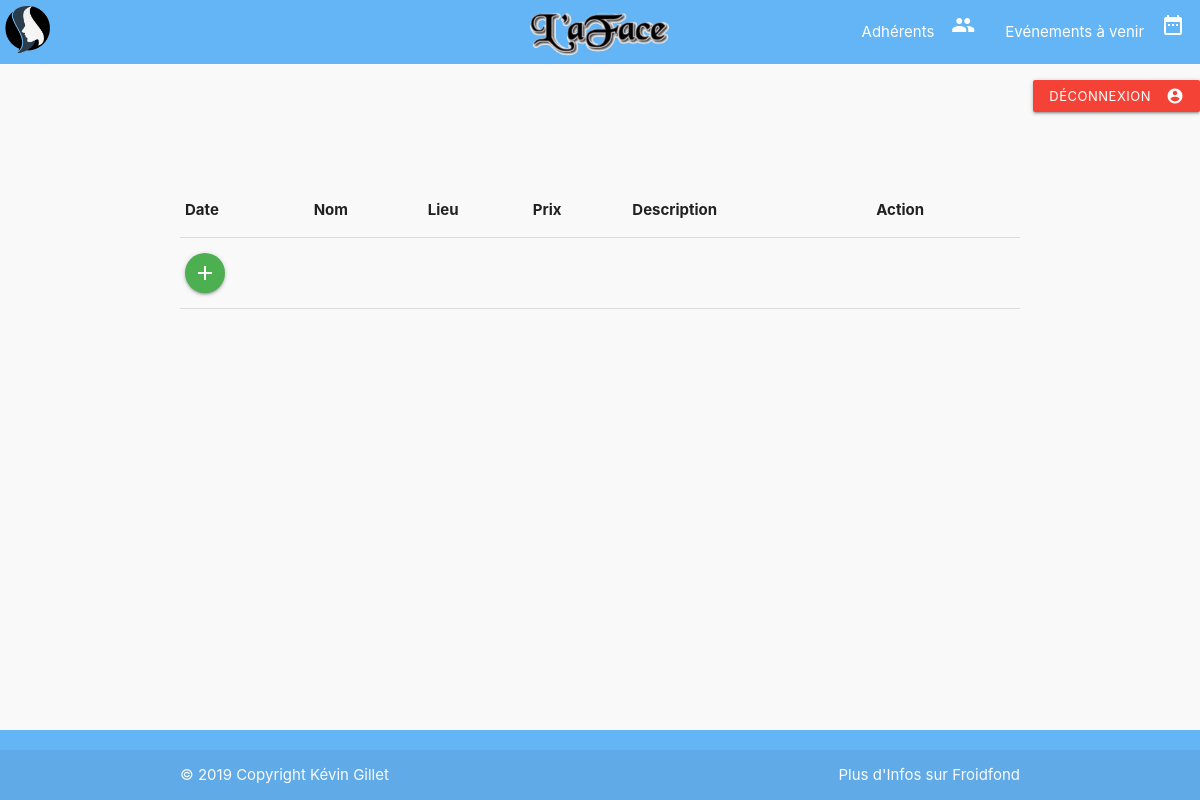
Before: /admin/management/event.php (signed in) with the older database file.
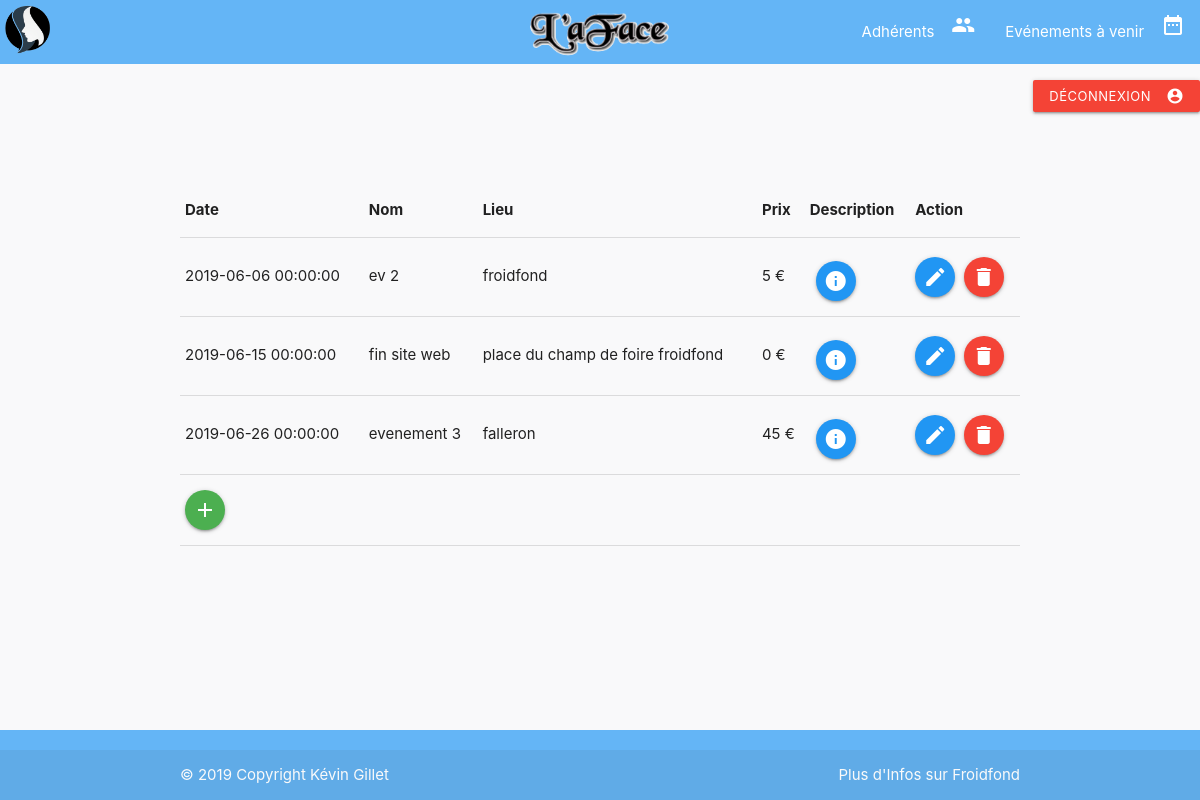
After: the same page with the newer database file.
### tables this page shows
CREATE TABLE `evenement` (
  `idEvenement` int(11) NOT NULL,
  `nomEvenement` varchar(100) NOT NULL,
  `dateEvenement` datetime NOT NULL,
  `lieuEvenement` varchar(100) NOT NULL,
  `prixEntreeEvenement` float NOT NULL,
  `descriptionEvenement` text NOT NULL
);

### admin/management/event.php (the view, shortened to what this page needs)
<?php
include '../../modal/header.php';
?>
<?php require_once '../../config/config.php';
$db = new PDO("mysql:host=" . Config::DB_SERVER . ";dbname=" . Config::DB_NAME
, Config::DB_USERNAME, Config::DB_PASSWORD, array(PDO::MYSQL_ATTR_INIT_COMMAND => "SET NAMES 'utf8'"));
$sql_query = "SELECT ev.dateEvenement, ev.descriptionEvenement, ev.nomEvenement, ev.lieuEvenement, ev.prixEntreeEvenement, ev.idEvenement
FROM evenement ev ORDER BY ev.dateEvenement ASC";
$result = $db->prepare($sql_query);
$result->execute();
$events = $result->fetchAll();
?>
      <main>
        <a href="../logout.php" class="waves-effect waves-light btn-small right btn-logout red"><i class="material-icons right">account_circle</i>Déconnexion</a>
        <table class="highlight table-gestion member-table responsive-table">
          <thead>
            <tr>
              <th>Date</th>
              <th>Nom</th>
              <th>Lieu</th>
              <th>Prix</th>
              <th>Description</th>
              <th>Action</th>
            </tr>
          </thead>
          <tbody>
            <?php foreach ($events as $line){ ?>
            <tr>
              <td><?php echo $line["dateEvenement"] ?></td>
              <td><?php echo $line["nomEvenement"] ?></td>
              <td><?php echo $line["lieuEvenement"] ?></td>
              <td><?php echo $line["prixEntreeEvenement"] ?>&nbsp;€</td>
              <td><a class="btn-floating waves-effect waves-light blue modal-trigger" href="#modal<?php echo $line["idEvenement"] ?>"><i class="material-icons">info</i></a></td>
              <td><a href="/assolaface/admin/form/event_edit.php?idEvenement=<?php echo $line["idEvenement"] ?>" class="btn-floating waves-effect waves-light blue"><i class="material-icons">edit</i></a>&nbsp;
                  <a href="/assolaface/admin/actions/event_delete.php" class="btn-floating waves-effect waves-light red"><i class="material-icons">delete</i></a></td>
            </tr>
            <?php } ?>
            <tr>
              <td><a href="/assolaface/admin/form/event_add.php" class="btn-floating waves-effect waves-light green"><i class="material-icons">add</i></a></td>
            </tr>
          </tbody>
        </table>
      </main>
<?php include '../../modal/footer.php'; ?>

Changed rows visible on the page:
added evenement: dateEvenement "2019-06-06 00:00:00", nomEvenement "ev 2", lieuEvenement "froidfond", prixEntreeEvenement "5"
added evenement: dateEvenement "2019-06-15 00:00:00", nomEvenement "fin site web", lieuEvenement "place du champ de foire froidfond", prixEntreeEvenement "0"
added evenement: dateEvenement "2019-06-26 00:00:00", nomEvenement "evenement 3", lieuEvenement "falleron", prixEntreeEvenement "45"
